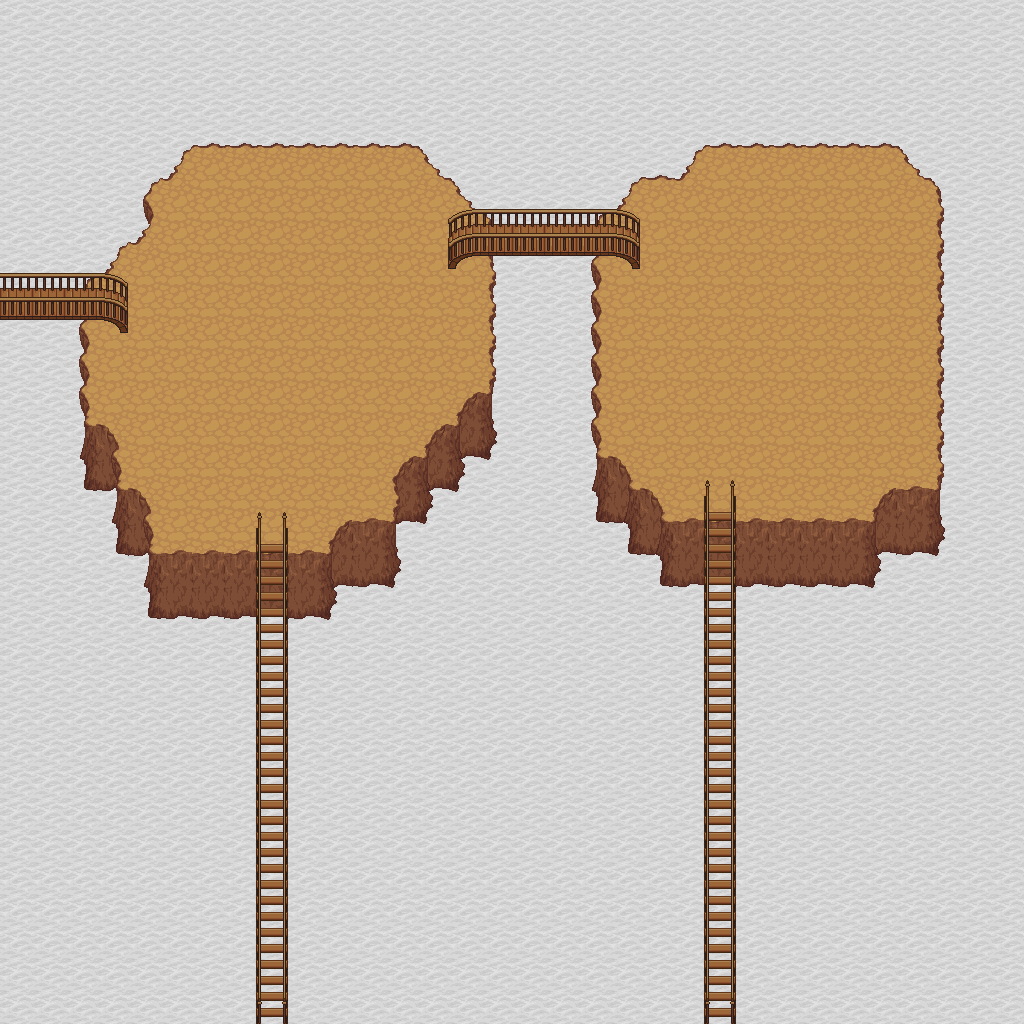

A 2D game scene composited from a Tiled map and its tileset images. What follows is a short description and the map's XML, with each tile layer's data collapsed to a summary:
An orthogonal 32x32 tile map with 32x32 px tiles, 3 tile layers (background, fringe, object), 1 hidden layer not drawn, 4 tilesets and 5 objects (3x event, 2x enemy).

<map height="32" orientation="orthogonal" renderorder="right-down" tileheight="32" tilewidth="32" version="1.0" width="32">
 <properties>
  <property name="music" value="music/snow_about_a_castle.ogg" />
  <property name="tileset" value="tilesetdefs/snowmt.txt" />
  <property name="title" value="Snow Mountain" />
 </properties>
 <tileset firstgid="1" name="tiled_collision" tileheight="32" tilewidth="32">
  <image height="32" source="tiled_collision.png" width="480" />
 </tileset>
 <tileset firstgid="16" name="generic_background" tileheight="32" tilewidth="32">
  <image height="832" source="generic_background.png" width="864" />
 </tileset>
 <tileset firstgid="718" name="small_objects" tileheight="64" tilewidth="32">
  <image height="512" source="small_objects.png" width="671" />
 </tileset>
 <tileset firstgid="878" name="outside_objects" tileheight="128" tilewidth="32">
  <image height="768" source="outside_objects.png" width="672" />
 </tileset>
 <layer height="32" name="background" width="32">
  <data>[1024 cells, 1024 non-empty, 9 distinct tile ids]</data>
 </layer>
 <layer height="32" name="fringe" width="32">
  <data>[1024 cells, 141 non-empty, 22 distinct tile ids]</data>
 </layer>
 <layer height="32" name="object" width="32">
  <data>[1024 cells, 50 non-empty, 11 distinct tile ids]</data>
 </layer>
 <layer height="32" name="collision" visible="0" width="32">
  <data>[1024 cells, 159 non-empty, 1 distinct tile ids]</data>
 </layer>
 <objectgroup name="enemy">
  <object height="288" name="2 Skeletons" type="enemy" width="160" x="256" y="160">
   <properties>
    <property name="level" value="1,1" />
    <property name="number" value="2,2" />
   <property name="category" value="skeleton" /></properties>
  </object>
  <object height="320" name="2 Skeleton Mages" type="enemy" width="192" x="704" y="160">
   <properties>
    <property name="level" value="2,2" />
    <property name="number" value="2,2," />
   <property name="category" value="skeletonmage" /></properties>
  </object>
 </objectgroup>
 <objectgroup name="event">
  <object height="32" name="Teleport to Snow1" type="event" width="32" x="0" y="288">
   <properties>
    <property name="intermap" value="maps/snow1.txt,30,9" />
   <property name="activate" value="on_trigger" /></properties>
  </object>
  <object height="32" name="Teleport to Snow3" type="event" width="32" x="256" y="992">
   <properties>
    <property name="intermap" value="maps/snow3.txt,6,1" />
   <property name="activate" value="on_trigger" /></properties>
  </object>
  <object height="32" name="Teleport to Snow3" type="event" width="32" x="704" y="992">
   <properties>
    <property name="intermap" value="maps/snow3.txt,20,1" />
   <property name="activate" value="on_trigger" /></properties>
  </object>
 </objectgroup>
</map>
